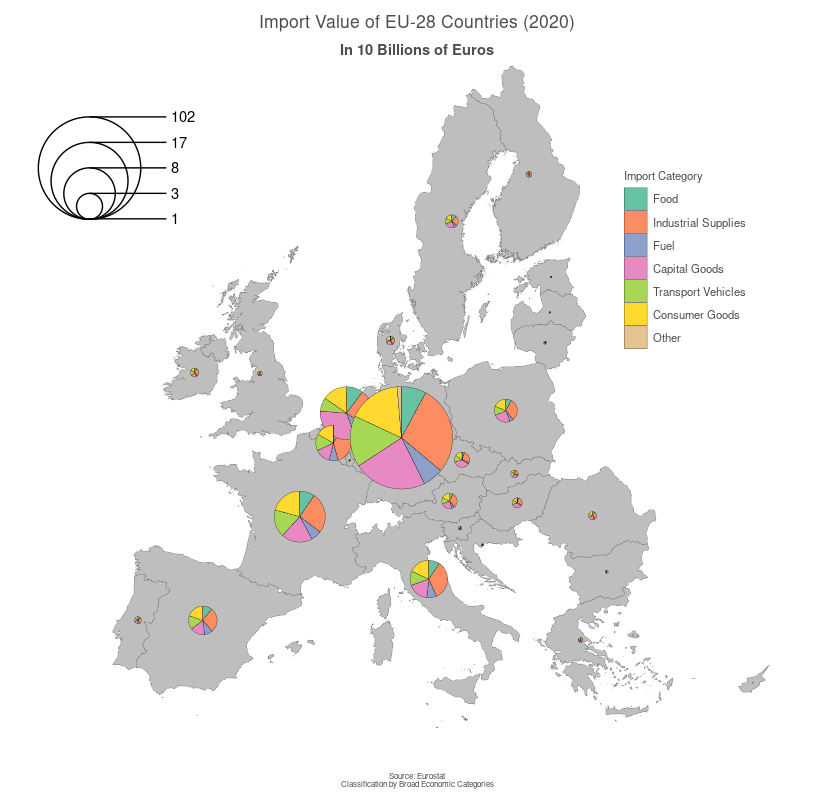

R code for this plot:
library(giscoR)
library(sf)
library(tidyverse)
library(dplyr)
library(ggplot2)
library(scatterpie)

data <- read.csv("~/Downloads/full202052 (1)/full202052.dat")

df = data.frame(Country = data$DECLARANT_ISO, Trade = data$FLOW, Type = substr(data$PRODUCT_BEC, 1, 1), Value = data$VALUE_IN_EUROS)

imports = subset(df, subset = (Type!="X"&Type!="T"&Trade!="2"))

imports = aggregate(Value ~ Type + Country, imports, sum)

imports = pivot_wider(imports, names_from = Type, values_from = Value)

imports = as.data.frame(imports)

names(imports)[2:8] = LETTERS[1:7]

imports$Total = rowSums(imports[2:8])/10000000000

imports$Country[imports$Country=="GB"] = "UK"

imports$Country[imports$Country=="GR"] = "EL"

borders <- gisco_get_countries(
  epsg = "3035",
  year = "2020",
  resolution = "3",
  country = imports$Country
)

merged <- merge(borders,
                imports,
                by.x = "CNTR_ID",
                by.y = "Country",
                all.x = TRUE
)


symbol_pos <- st_centroid(merged, of_largest_polygon = TRUE)

sympos <- symbol_pos %>% 
  st_drop_geometry() %>% 
  as.data.frame() %>% 
  cbind(., symbol_pos %>% st_coordinates()) %>% 
  select(CNTR_ID, X, Y) %>% 
  rename(Country = CNTR_ID, long = X, lat = Y)


merged <- merge(merged,
                sympos,
                by.x = "CNTR_ID",
                by.y = "Country",
                all.x = TRUE
)

ggplot() + 
  geom_sf(data = merged, size = 0.1, fill = "grey") + 
  geom_scatterpie(data = as.data.frame(merged), aes(x = long, y = lat, r = Total*3000), cols = LETTERS[1:7], size = 0.1) + 
  coord_sf(xlim = c(2377294, 6500000), ylim = c(1413597, 5228510)) +
  geom_scatterpie_legend(merged$Total*3000, x=2500000, y=4700000, labeller = function(x) x = ceiling(quantile(sort(merged$Total)))) +
  scale_fill_brewer(
    palette="Set2",
    name = "Import Category",
    labels = c("Food", "Industrial Supplies", "Fuel", "Capital Goods", "Transport Vehicles", "Consumer Goods", "Other"),
    guide = guide_legend(
      direction = "vertical",
      title.position = "top")
  ) +
  theme_void() +
  labs(
    title = "Import Value of EU-28 Countries (2020)",
    subtitle = "In 10 Billions of Euros",
    caption = paste0("Source: Eurostat\nClassification by Broad Economic Categories")
  ) + 
  theme(
    #plot.background = element_rect(fill = "grey99"),
    plot.title = element_text(
      color = "grey30",
      hjust = 0.5,
      vjust = -1,
    ),
    plot.subtitle = element_text(
      color = "grey30",
      hjust = 0.5,
      vjust = -2,
      face = "bold"
    ),
    plot.caption = element_text(
      color = "grey30",
      size = 6,
      hjust = 0.5,
      margin = margin(b = 2, t = 13)
    ),
    legend.text = element_text(
      size = 8.5,
      color = "grey30"
    ),
    legend.title = element_text(
      size = 8.5,
      color = "grey30"
    ),
    legend.position = c(0.85, 0.7)
  )
